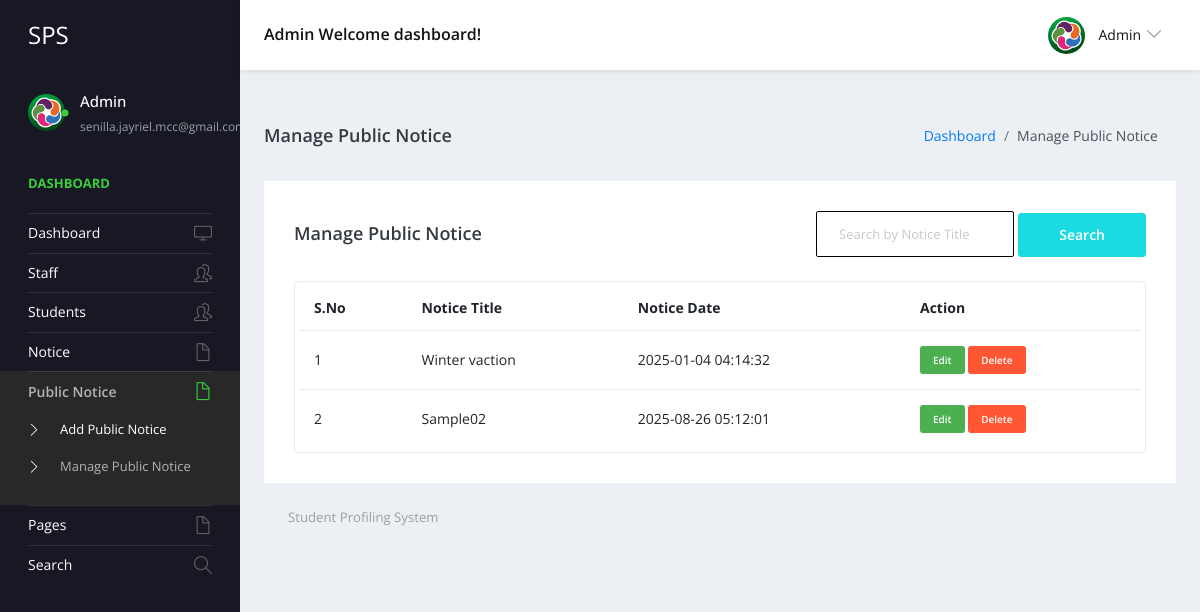
/admin/manage-public-notice.php (signed in), run on the app's committed database.
### tables this page shows
CREATE TABLE `tblpublicnotice` (
  `ID` int(5) NOT NULL,
  `NoticeTitle` varchar(200) DEFAULT NULL,
  `NoticeMessage` mediumtext DEFAULT NULL,
  `CreationDate` timestamp NULL DEFAULT current_timestamp()
);

### admin/manage-public-notice.php (the view, shortened to what this page needs)
<?php
include('includes/dbconnection.php');
if (strlen($_SESSION['sturecmsaid'] == 0)) {
  header('location:logout.php');
} else {
  $searchdata = '';
  ?>
  <!DOCTYPE html>
  <html lang="en">
  <head>
    <link rel="stylesheet" href="vendors/simple-line-icons/css/simple-line-icons.css">
    <link rel="stylesheet" href="vendors/flag-icon-css/css/flag-icon.min.css">
    <link rel="stylesheet" href="vendors/css/vendor.bundle.base.css">
    <link rel="stylesheet" href="./css/style.css">
  </head>
  <body>
    <div class="container-scroller">
      <?php include_once('includes/header.php'); ?>
      <div class="container-fluid page-body-wrapper">
        <?php include_once('includes/sidebar.php'); ?>
        <div class="main-panel">
          <div class="content-wrapper">
            <div class="page-header">
              <h3 class="page-title">Manage Public Notice</h3>
              <nav aria-label="breadcrumb">
                <ol class="breadcrumb">
                  <li class="breadcrumb-item"><a href="dashboard.php">Dashboard</a></li>
                  <li class="breadcrumb-item active" aria-current="page">Manage Public Notice</li>
                </ol>
              </nav>
            </div>
            <div class="row">
              <div class="col-md-12 grid-margin stretch-card">
                <div class="card">
                  <div class="card-body">
                    <div class="d-sm-flex align-items-center mb-4">
                      <h4 class="card-title mb-sm-0">Manage Public Notice</h4>
                      <form method="post" class="ml-auto">
                        <input type="text" name="searchdata" class="form-control" placeholder="Search by Notice Title"
                          value="<?php echo htmlentities($searchdata); ?>" style="display: inline-block; width: auto;">
                        <button type="submit" name="search" class="btn btn-primary">Search</button>
                      </form>
                    </div>
                    <div class="table-responsive border rounded p-1">
                      <table class="table">
                        <thead>
                          <tr>
                            <th class="font-weight-bold">S.No</th>
                            <th class="font-weight-bold">Notice Title</th>
                            <th class="font-weight-bold">Notice Date</th>
                            <th class="font-weight-bold">Action</th>
                          </tr>
                        </thead>
                        <tbody>
                          <?php
                          $sql = "SELECT ID, NoticeTitle, CreationDate FROM tblpublicnotice";
                          $query = $dbh->prepare($sql);
                          $query->execute();
                          $results = $query->fetchAll(PDO::FETCH_OBJ);
                          $cnt = 1;
                          if ($query->rowCount() > 0) {
                            foreach ($results as $row) { ?>
                              <tr>
                                <td><?php echo htmlentities($cnt); ?></td>
                                <td><?php echo htmlentities($row->NoticeTitle); ?></td>
                                <td><?php echo htmlentities($row->CreationDate); ?></td>
                                <td>
                                  <div>
                                    <a href="edit-public-notice-detail.php?editid=<?php echo htmlentities($row->ID); ?>"
                                      class="btn btn-xs" style="background-color: #4CAF50; color: white;">Edit</a>
                                    <a href="manage-public-notice.php?delid=<?php echo htmlentities($row->ID); ?>"
                                      onclick="return confirm('Do you really want to Delete ?');" class="btn btn-xs"
                                      style="background-color: #FF5733; color: white;">Delete</a>
                                  </div>
                                </td>
                              </tr>
                              <?php $cnt++;
                            }
                          } else { ?>
                            <tr>
                              <td colspan="4" style="text-align: center; color: red;">No Record Found</td>
                            </tr>
                          <?php } ?>
                        </tbody>
                      </table>
                    </div>
                  </div>
                </div>
              </div>
            </div>
            <?php include_once('includes/footer.php'); ?>
          </div>
        </div>
      </div>
    </div>
  </body>
  </html>
<?php } ?>

### admin/includes/header.php (shortened to what this page needs)
 <nav class="navbar default-layout-navbar col-lg-12 col-12 p-0 fixed-top d-flex flex-row">
        <div class="navbar-brand-wrapper d-flex align-items-center">
          <a class="navbar-brand brand-logo" href="dashboard.php">
            <strong style="color: white;">SPS</strong>
          </a>
        </div><?php
        $aid = isset($_SESSION['sturecmsaid']) ? $_SESSION['sturecmsaid'] : null;
        if ($aid) {
          $sql = "SELECT * from tbladmin where ID=:aid";
          $query = $dbh->prepare($sql);
          $query->bindParam(':aid', $aid, PDO::PARAM_STR);
          $query->execute();
          $results = $query->fetchAll(PDO::FETCH_OBJ);
          if ($query->rowCount() > 0) {
            foreach ($results as $row) {
              $profileImage = !empty($row->Image) ? 'images/' . htmlentities($row->Image) : 'images/faces/face8.jpg';
?>
        <div class="navbar-menu-wrapper d-flex align-items-center flex-grow-1">
          <h5 class="mb-0 font-weight-medium d-none d-lg-flex"><?php  echo htmlentities($row->AdminName);?> Welcome dashboard!</h5>
          <ul class="navbar-nav navbar-nav-right ml-auto">
            <li class="nav-item dropdown d-none d-xl-inline-flex user-dropdown">
              <a class="nav-link dropdown-toggle" id="UserDropdown" href="#" data-toggle="dropdown" aria-expanded="false">
                <img class="img-xs rounded-circle ml-2" src="<?php echo $profileImage; ?>" alt="Profile image"> <span class="font-weight-normal"> <?php  echo htmlentities($row->AdminName);?> </span></a>
                <?php }
          }
        } ?>
            </li>
          </ul>
        </div>
      </nav>

### admin/includes/sidebar.php (shortened to what this page needs)
<nav class="sidebar sidebar-offcanvas" id="sidebar">
  <ul class="nav">
    <li class="nav-item nav-profile">
      <?php
      $aid = isset($_SESSION['sturecmsaid']) ? $_SESSION['sturecmsaid'] : null;
      if ($aid) {
        $sql = "SELECT * from tbladmin where ID=:aid";
        $query = $dbh->prepare($sql);
        $query->bindParam(':aid', $aid, PDO::PARAM_STR);
        $query->execute();
        $results = $query->fetchAll(PDO::FETCH_OBJ);
        if ($query->rowCount() > 0) {
          foreach ($results as $row) {
            $profileImage = !empty($row->Image) ? 'images/' . htmlentities($row->Image) : 'images/faces/face8.jpg';
            ?>
            <a href="profile.php" class="nav-link">
              <div class="profile-image">
                <img class="img-xs rounded-circle" src="<?php echo $profileImage; ?>" alt="profile image">
                <div class="dot-indicator bg-success"></div>
              </div>
              <div class="text-wrapper">
                <p class="profile-name"><?php echo htmlentities($row->AdminName); ?></p>
                <p class="designation"><?php echo htmlentities($row->Email); ?></p>
              </div>
            </a>
          <?php }
        }
      } ?>
    </li>
    <li class="nav-item nav-category">
      <span class="nav-link">Dashboard</span>
    </li>
    <li class="nav-item">
      <a class="nav-link" href="dashboard.php">
        <span class="menu-title">Dashboard</span>
        <i class="icon-screen-desktop menu-icon"></i>
      </a>
    </li>
    <li class="nav-item">
      <a class="nav-link" data-toggle="collapse" href="#ui-basic-staff" aria-expanded="false"
        aria-controls="ui-basic-staff">
        <span class="menu-title">Staff</span>
        <i class="icon-people menu-icon"></i>
      </a>
    </li>
    <li class="nav-item">
      <a class="nav-link" data-toggle="collapse" href="#ui-basic-students" aria-expanded="false"
        aria-controls="ui-basic-students">
        <span class="menu-title">Students</span>
        <i class="icon-people menu-icon"></i>
      </a>
    </li>
    <li class="nav-item">
      <a class="nav-link" data-toggle="collapse" href="#auth" aria-expanded="false" aria-controls="auth">
        <span class="menu-title">Notice</span>
        <i class="icon-doc menu-icon"></i>
      </a>
    </li>
    <li class="nav-item">
      <a class="nav-link" data-toggle="collapse" href="#auth1" aria-expanded="false" aria-controls="auth">
        <span class="menu-title">Public Notice</span>
        <i class="icon-doc menu-icon"></i>
      </a>
      <div class="collapse" id="auth1">
        <ul class="nav flex-column sub-menu">
          <li class="nav-item"> <a class="nav-link" href="add-public-notice.php"> Add Public Notice </a></li>
          <li class="nav-item"> <a class="nav-link" href="manage-public-notice.php"> Manage Public Notice </a></li>
        </ul>
      </div>
    <li class="nav-item">
      <a class="nav-link" data-toggle="collapse" href="#auth2" aria-expanded="false" aria-controls="auth">
        <span class="menu-title">Pages</span>
        <i class="icon-doc menu-icon"></i>
      </a>
    </li>
    <li class="nav-item">
      <a class="nav-link" href="search.php">
        <span class="menu-title">Search</span>
        <i class="icon-magnifier menu-icon"></i>
      </a>
    </li>
    </li>
  </ul>
</nav>

### data on the page
tblpublicnotice: NoticeTitle "Winter vaction", CreationDate "2025-01-04 04:14:32"
tblpublicnotice: NoticeTitle "Sample02", CreationDate "2025-08-26 05:12:01"

### other printed values
$row->AdminName "Admin"
